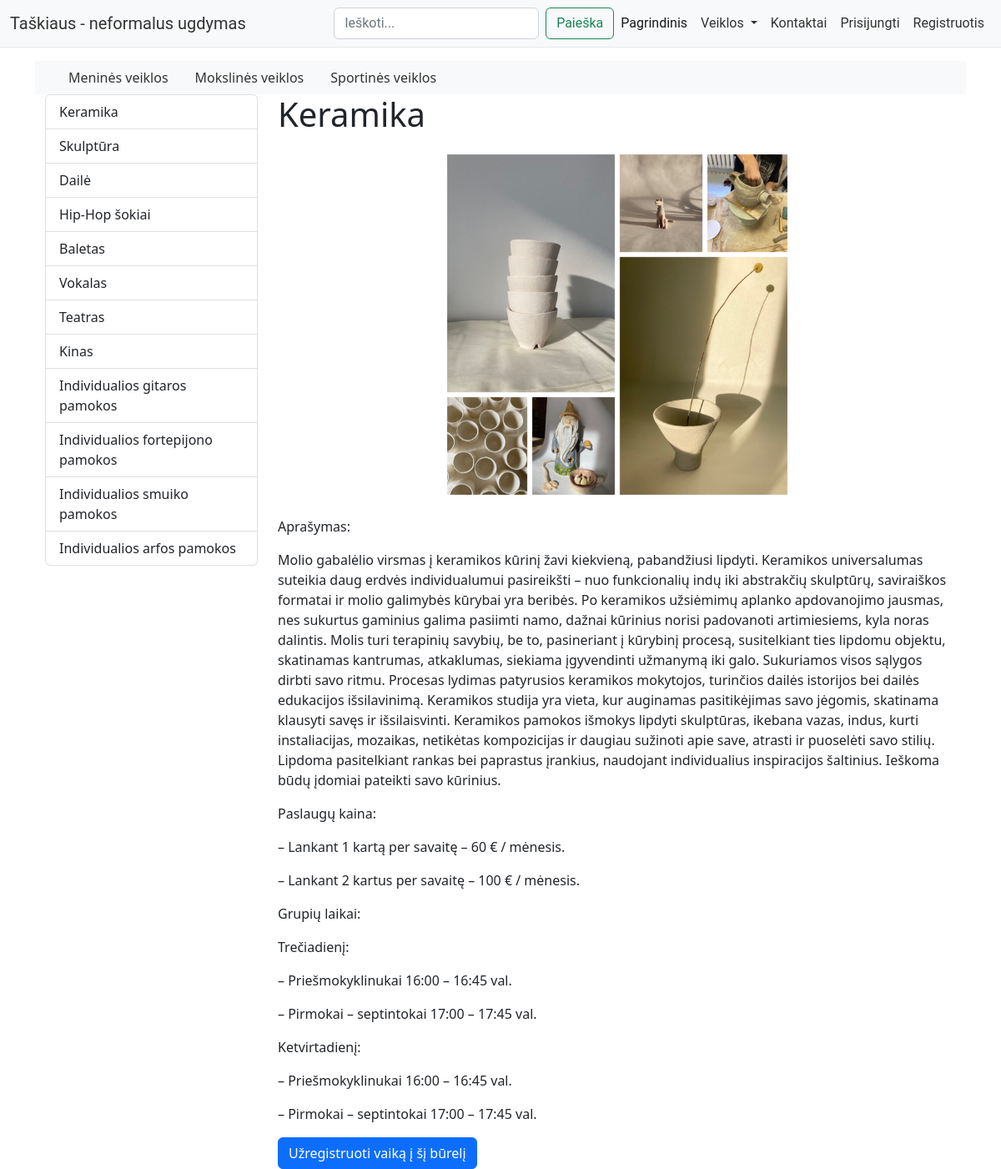
The page /activities/artistic/?club_id=1 on the database its author committed.
### manage_circles/models.py (models this page shows, shortened)
class Club(models.Model):
    name = models.CharField(max_length=100, verbose_name="Būrelio pavadinimas")
    cover = models.ImageField('Viršelis', upload_to='images', null=True)
    description = HTMLField()
    activity_type = models.CharField(max_length=50, choices=(
        ('artistic', 'Meninė'),
        ('scientific', 'Mokslinė'),
        ('sports', 'Sportinė'),
    ), verbose_name="Veiklos tipas")

### manage_circles/views.py (the view)
# urls.py: path('activities/artistic/', views.artistic_activities, name='artistic_activities'),
def artistic_activities(request):
    clubs = Club.objects.filter(activity_type='artistic')
    selected_club_id = request.GET.get('club_id')
    selected_club = None
    if selected_club_id:
        selected_club = get_object_or_404(Club, id=selected_club_id)
    return render(request, 'activities/artistic.html', {'clubs': clubs, 'selected_club': selected_club})

### templates/activities/artistic.html
{% extends 'base.html' %}
{% block content %}
<div class="container-fluid bg-light">
    <div class="container">
        <div class="row">
            <div class="col">
                <ul class="nav">
                    <li class="nav-item">
                        <a class="nav-link" href="{% url 'artistic_activities' %}?club_id={{ 1 }}">Meninės veiklos</a>
                    </li>
                    <li class="nav-item">
                        <a class="nav-link" href="{% url 'scientific_activities' %}?club_id={{ 13 }}">Mokslinės veiklos</a>
                    </li>
                    <li class="nav-item">
                        <a class="nav-link" href="{% url 'sports_activities' %}?club_id={{ 16 }}">Sportinės veiklos</a>
                    </li>
                </ul>
            </div>
        </div>
    </div>
</div>
<div class="container">
    <div class="row">
        <div class="col-md-3">
            <div class="list-group">
                {% for club in clubs %}
                    <a href="{% url 'artistic_activities' %}?club_id={{ club.id }}" class="list-group-item list-group-item-action">{{ club.name }}</a>
                {% endfor %}
            </div>
        </div>
        <div class="col-md-9">
            {% if selected_club %}
                <div class="club-info">
                    <h1>{{ selected_club.name }}</h1>
                    <img src="{{ selected_club.cover.url }}" class="img" alt="...">
                    <p>Aprašymas: {{ selected_club.description|safe }}</p>
                    <a href="{% url 'register_child' club_id=selected_club.id %}" class="btn btn-primary">Užregistruoti vaiką į šį būrelį</a>
                </div>
            {% endif %}
        </div>
    </div>
</div>
{% endblock %}

### manage_circles/static/css/styles.css (style rules this page uses)
.navbar-brand, .nav-link { color: #333; }
.img { display: block; height: auto; max-width: 100%; max-height: 450px; margin-left: auto; margin-right: auto; padding-top: 10px; padding-bottom: 20px; }

### rows shown on the page
Club: name "Keramika", cover (picture), description "Molio gabalėlio virsmas į keramikos kūrinį žavi kiekvieną, pabandžiusi lipdyti. Keramikos universalumas suteikia daug erdvės individualumui pasireikšti – nuo funkcionalių indų iki abstrakčių skulptūrų, saviraiškos formatai ir molio galimybės kūrybai yra beribės. Po keramikos užsiėmimų aplanko apdovanojimo jausmas, nes sukurtus gaminius galima pasiimti namo, dažnai kūrinius norisi padovanoti artimiesiems, kyla noras dalintis. Molis turi terapinių savybių, be to, pasineriant į kūrybinį procesą, susitelkiant ties lipdomu objektu, skatinamas kantrumas, atkaklumas, siekiama įgyvendinti užmanymą iki galo. Sukuriamos visos sąlygos dirbti savo ritmu. Procesas lydimas patyrusios keramikos mokytojos,…"
Club: name "Skulptūra"
Club: name "Dailė"
Club: name "Hip-Hop šokiai"
Club: name "Baletas"
Club: name "Vokalas"
Club: name "Teatras"
Club: name "Kinas"
Club: name "Individualios gitaros pamokos"
Club: name "Individualios fortepijono pamokos"
Club: name "Individualios smuiko pamokos"
Club: name "Individualios arfos pamokos"
